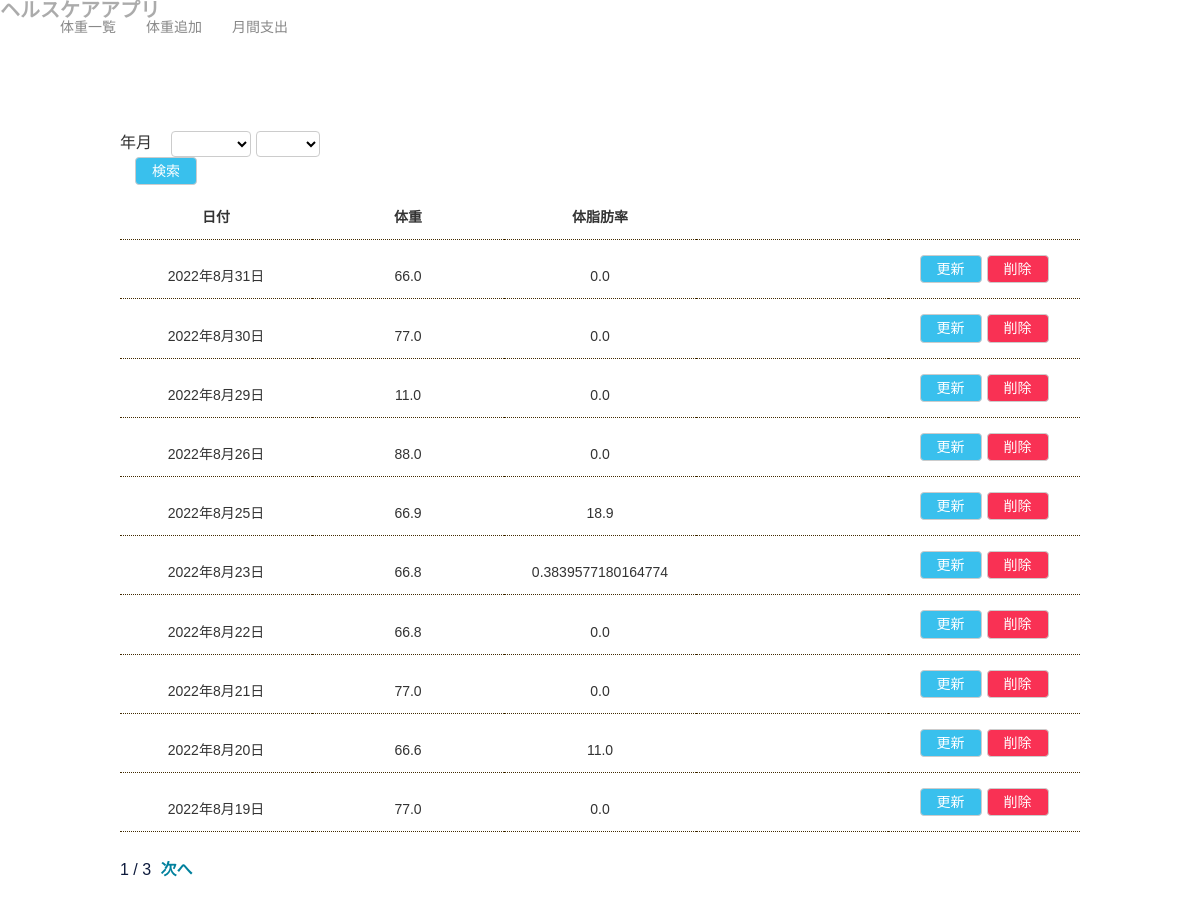
The page / on the database its author committed.
### health/models.py (models this page shows)
class Weight(models.Model):
  date = models.DateField('日付')
  weight = models.FloatField('体重')
  body_fat = models.FloatField('体脂肪率',default=0)

### health/views.py (the view, shortened to what this page needs)
# urls.py: path('', views.WeightList.as_view(), name='weight_list'),
class WeightList(generic.ListView):
    template_name = 'health/weight_list.html'
    model = Weight
    ordering = '-date'
    paginate_by = 10
    def get_queryset(self):
        queryset = super().get_queryset()
        self.form = form = HealthSerchForm(self.request.GET or None)
        return queryset
    def get_context_data(self, **kwargs):
        context = super().get_context_data(**kwargs)
        context['search_form'] = self.form
        return context

### health/forms.py
class HealthSerchForm(forms.Form):
    start_year = 2022
    end_year = timezone.now().year + 1
    years = [(year, f'{year}年')
             for year in reversed(range(start_year, end_year + 1))]
    years.insert(0, (0, ''))
    YEAR_CHOICES = tuple(years)
    months = [(month, f'{month}月') for month in range(1, 13)]
    months.insert(0, (0, ''))
    MONTH_CHOICES = tuple(months)
    year = forms.ChoiceField(
        label='年での絞り込み',
        required=False,
        choices=YEAR_CHOICES,
        widget=forms.Select(attrs={'class': 'form'})
    )
    month = forms.ChoiceField(
        label='月での絞り込み',
        required=False,
        choices=MONTH_CHOICES,
        widget=forms.Select(attrs={'class': 'form'})
    )

### health/my_context_processor.py (called while the page is built)
def common(request):
    now = timezone.now()
    return {"now_year": now.year,
            "now_month": now.month}

### health/templatetags/health.py (called while the page is built)
@register.simple_tag
def url_replace(request, field, value):
    url_dict = request.GET.copy()
    url_dict[field] = str(value)
    return url_dict.urlencode()

### health/templates/health/weight_list.html (shortened to what this page needs)
{% extends 'health/base.html' %}
{% block content %}
{% load health %}
<form class="mt-2" id="search-form" action="" method="GET">
  <div>
    <label class="label mr-4">年月</label>
    {{ search_form.year }}
    {{ search_form.month }}
  </div>
  <button class="btn btn-info ml-4" type="submit">検索</button>
</form>
<table class="table mt-3">
  <tr>
    <th>日付</th>
    <th>体重</th>
    <th>体脂肪率</th>
  </tr>
  {% for weight in weight_list %}
  <tr>
    <td>{{ weight.date }}</td>
    <td>{{ weight.weight }}</td>
    <td>{{ weight.body_fat }}</td>
    <td>
      <td>
        <div class="manage-btn-area">
          <div class="update-btn-area">
            <a class="btn btn-info" href="{% url 'health:weight_update' weight.pk %}">更新</a>
          </div>
          <div class="delete-btn-area">
            <a class="btn btn-danger" href="{% url 'health:weight_delete' weight.pk %}">削除</a>
          </div>
        </div>
      </td>
  </tr>
  {% endfor %}
</table>
<div class="mt-5">
  <span style="color:#0d1a3c">{{ page_obj.number }} / {{ page_obj.paginator.num_pages }}</span>
  {% if page_obj.has_next %}
  <a class="ml-2 next" href="?{% url_replace request 'page' page_obj.next_page_number %}" title="次ページへ">次へ</a>
  {% endif %}
</div>
{% endblock %}

### health/templates/health/base.html (shortened to what this page needs)
{% load static %}
<!DOCTYPE html>
<html lang='ja'>
<head>
  <link rel="stylesheet" href="{% static 'health/css/reset.css' %}">
  <link rel="stylesheet" href="{% static 'health/css/style.css' %}">
</head>
<body>
  <header class='nav'>
    <h1>
      <a href="{% url 'health:weight_list' %}" class='header-title'>ヘルスケアアプリ</a>
    </h1>
    <nav class="nav">
      <ul class="main-nav ml-5">
        <li class="ml-5">
          <a href="{% url 'health:weight_list'%}">体重一覧</a>
        </li>
        <li class="ml-5">
          <a href="{% url 'health:weight_create'%}">体重追加</a>
        </li>
        <li class="ml-5">
          <a href="{% url 'health:month_dashboard' now_year now_month%}">月間支出</a>
        </li>
    </nav>
  </header>
  <div class='layout'>
    <div class='container'>
      <main>
        {% block content %}{% endblock %}
      </main>
    </div>
  </div>
</body>
</html>

### health/static/health/css/style.css (style rules this page uses)
html { font-size: 62.5%; }
*, *::before, *::after { box-sizing: border-box; }
body { line-height: 1; background-color: #fff; color: #333; font-size: 1.4rem; font-family: "Hiragino Kaku Gothic ProN", Meiryo, sans-serif; }
.layout { padding-top: 56px; display: flex; flex-direction: column; min-height: 100vh; }
@media (min-width: 768px) { body { font-size: 16px; } }
a { text-decoration: none; color: #00809d; }
main { padding: 36px 0; min-height: 40vh; }
.container { margin: 0 10px; position: relative; }
@media (min-width: 768px) { .container { margin: 0 40px; } }
@media (min-width: 1024px) { .container { width: 960px; margin: 0 auto; } }
a.header-title { font-size: 2rem; margin: 0; padding: 0; color:#888; }
.main-nav { list-style: none; margin: 0; display: flex; }
.main-nav li { margin: 0 0 0 10px; font-size: 14px; }
.main-nav a { color: #888; }
.mt-2 { margin-top: 0.5rem !important; }
.mt-3 { margin-top: 1rem !important; }
.mt-5 { margin-top: 3rem !important; }
.ml-2 { margin-left: 0.5rem !important; }
.ml-4 { margin-left: 1.5rem !important; }
.ml-5 { margin-left: 3rem !important; }
.mr-4 { margin-right: 1.5rem !important; }
.table { border-collapse: collapse; border-spacing: 0; width: 100%; font-size: 1.4rem; }
.table tr { border-bottom: dotted 0.5px #432c02; }
.table th, .table td { text-align: center; width: 20%; padding: 15px 0; }
.form { font-size: 1.4rem; padding: 3px 6px; box-sizing: border-box; border-radius: 4px; border: solid 1px #ccc; background-color: #fff; font-family: "Ubuntu", "Noto Sans JP", sans-serif; }
.btn, a.btn { font-size: 1.4rem; color: #333; -webkit-appearance: none; padding: 4px 16px; line-height: 1.3; border-radius: 4px; border: solid 1px #ccc; background-color: #fff; vertical-align: bottom; font-family: "Ubuntu", "Noto Sans JP", sans-serif; display: inline-block; text-align: center; cursor: pointer; }
.btn-info, a.btn-info { background-color: #39c0ed; color: #fff; }
.prev, .next { font-weight: bold; }
.btn-danger, a.btn-danger { background-color: #f93154; color: #fff; }
.manage-btn-area { display: flex; flex-direction: row; justify-content: center; }
.delete-btn-area { margin-left: 5px; }

### rows shown on the page
Weight: date "2022年8月31日", weight "66.0", body_fat "0.0"
Weight: date "2022年8月30日", weight "77.0", body_fat "0.0"
Weight: date "2022年8月29日", weight "11.0", body_fat "0.0"
Weight: date "2022年8月26日", weight "88.0", body_fat "0.0"
Weight: date "2022年8月25日", weight "66.9", body_fat "18.9"
Weight: date "2022年8月23日", weight "66.8", body_fat "0.3839577180164774"
Weight: date "2022年8月22日", weight "66.8", body_fat "0.0"
Weight: date "2022年8月21日", weight "77.0", body_fat "0.0"
Weight: date "2022年8月20日", weight "66.6", body_fat "11.0"
Weight: date "2022年8月19日", weight "77.0", body_fat "0.0"

### other values the page prints
{{ page_obj.number }} "1"
{{ page_obj.paginator.num_pages }} "3"
